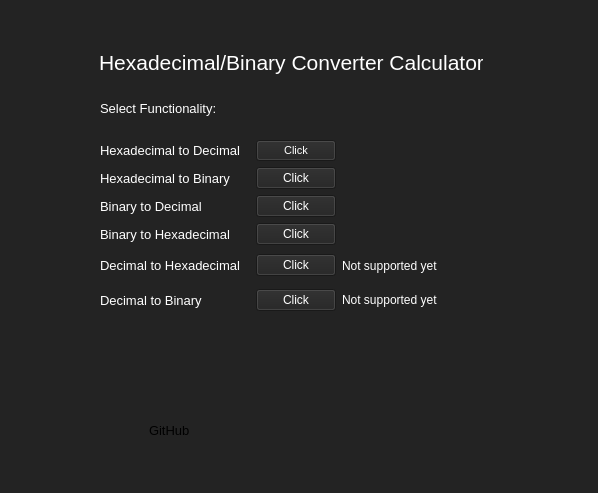
<?xml version="1.0" encoding="UTF-8"?>
<ui version="4.0">
 <class>MainWindow</class>
 <widget class="QMainWindow" name="MainWindow">
  <property name="geometry">
   <rect>
    <x>0</x>
    <y>0</y>
    <width>598</width>
    <height>493</height>
   </rect>
  </property>
  <property name="windowTitle">
   <string>MainWindow</string>
  </property>
  <property name="styleSheet">
   <string notr="true">background-color: rgb(35, 35, 35);</string>
  </property>
  <widget class="QWidget" name="centralwidget">
   <widget class="QLabel" name="title">
    <property name="geometry">
     <rect>
      <x>100</x>
      <y>50</y>
      <width>383</width>
      <height>25</height>
     </rect>
    </property>
    <property name="font">
     <font>
      <pointsize>16</pointsize>
     </font>
    </property>
    <property name="autoFillBackground">
     <bool>false</bool>
    </property>
    <property name="styleSheet">
     <string notr="true">color: rgb(255, 255, 255);</string>
    </property>
    <property name="text">
     <string>Hexadecimal/Binary Converter Calculator</string>
    </property>
    <property name="scaledContents">
     <bool>true</bool>
    </property>
    <property name="alignment">
     <set>Qt::AlignCenter</set>
    </property>
   </widget>
   <widget class="QLabel" name="select_label">
    <property name="geometry">
     <rect>
      <x>100</x>
      <y>100</y>
      <width>381</width>
      <height>16</height>
     </rect>
    </property>
    <property name="font">
     <font>
      <pointsize>10</pointsize>
     </font>
    </property>
    <property name="styleSheet">
     <string notr="true">color: rgb(255, 255, 255);</string>
    </property>
    <property name="text">
     <string>Select Functionality:</string>
    </property>
   </widget>
   <widget class="QWidget" name="layoutWidget">
    <property name="geometry">
     <rect>
      <x>100</x>
      <y>410</y>
      <width>91</width>
      <height>41</height>
     </rect>
    </property>
    <layout class="QHBoxLayout" name="horizontalLayout_5">
     <item>
      <widget class="QLabel" name="gitHubIcon">
       <property name="text">
        <string/>
       </property>
      </widget>
     </item>
     <item>
      <widget class="QLabel" name="GitHub">
       <property name="font">
        <font>
         <pointsize>10</pointsize>
        </font>
       </property>
       <property name="text">
        <string>GitHub</string>
       </property>
      </widget>
     </item>
    </layout>
   </widget>
   <widget class="QWidget" name="">
    <property name="geometry">
     <rect>
      <x>100</x>
      <y>140</y>
      <width>338</width>
      <height>174</height>
     </rect>
    </property>
    <layout class="QVBoxLayout" name="verticalLayout_3">
     <item>
      <layout class="QVBoxLayout" name="verticalLayout_2">
       <item>
        <layout class="QVBoxLayout" name="verticalLayout">
         <item>
          <layout class="QHBoxLayout" name="horizontalLayout">
           <item>
            <widget class="QLabel" name="hexToDec_label">
             <property name="sizePolicy">
              <sizepolicy hsizetype="Preferred" vsizetype="Preferred">
               <horstretch>0</horstretch>
               <verstretch>0</verstretch>
              </sizepolicy>
             </property>
             <property name="font">
              <font>
               <pointsize>10</pointsize>
              </font>
             </property>
             <property name="styleSheet">
              <string notr="true">color: rgb(255, 255, 255);</string>
             </property>
             <property name="text">
              <string>Hexadecimal to Decimal</string>
             </property>
            </widget>
           </item>
           <item>
            <widget class="QPushButton" name="hexToDec_Button">
             <property name="sizePolicy">
              <sizepolicy hsizetype="Fixed" vsizetype="Fixed">
               <horstretch>0</horstretch>
               <verstretch>0</verstretch>
              </sizepolicy>
             </property>
             <property name="font">
              <font>
               <pointsize>8</pointsize>
              </font>
             </property>
             <property name="styleSheet">
              <string notr="true">color: rgb(255, 255, 255);</string>
             </property>
             <property name="text">
              <string>Click</string>
             </property>
            </widget>
           </item>
           <item>
            <spacer name="horizontalSpacer">
             <property name="orientation">
              <enum>Qt::Horizontal</enum>
             </property>
             <property name="sizeType">
              <enum>QSizePolicy::Fixed</enum>
             </property>
             <property name="sizeHint" stdset="0">
              <size>
               <width>102</width>
               <height>20</height>
              </size>
             </property>
            </spacer>
           </item>
          </layout>
         </item>
         <item>
          <layout class="QHBoxLayout" name="horizontalLayout_7">
           <item>
            <widget class="QLabel" name="hexToBin_label">
             <property name="font">
              <font>
               <pointsize>10</pointsize>
              </font>
             </property>
             <property name="styleSheet">
              <string notr="true">color: rgb(255, 255, 255);</string>
             </property>
             <property name="text">
              <string>Hexadecimal to Binary</string>
             </property>
            </widget>
           </item>
           <item>
            <widget class="QPushButton" name="hexToBin_button">
             <property name="sizePolicy">
              <sizepolicy hsizetype="Fixed" vsizetype="Fixed">
               <horstretch>0</horstretch>
               <verstretch>0</verstretch>
              </sizepolicy>
             </property>
             <property name="styleSheet">
              <string notr="true">color: rgb(255, 255, 255);</string>
             </property>
             <property name="text">
              <string>Click</string>
             </property>
            </widget>
           </item>
           <item>
            <spacer name="horizontalSpacer_4">
             <property name="orientation">
              <enum>Qt::Horizontal</enum>
             </property>
             <property name="sizeType">
              <enum>QSizePolicy::Fixed</enum>
             </property>
             <property name="sizeHint" stdset="0">
              <size>
               <width>102</width>
               <height>20</height>
              </size>
             </property>
            </spacer>
           </item>
          </layout>
         </item>
         <item>
          <layout class="QHBoxLayout" name="horizontalLayout_2">
           <item>
            <widget class="QLabel" name="binToDec_label">
             <property name="font">
              <font>
               <pointsize>10</pointsize>
              </font>
             </property>
             <property name="styleSheet">
              <string notr="true">color: rgb(255, 255, 255);</string>
             </property>
             <property name="text">
              <string>Binary to Decimal</string>
             </property>
            </widget>
           </item>
           <item>
            <widget class="QPushButton" name="binToDec_button">
             <property name="enabled">
              <bool>true</bool>
             </property>
             <property name="sizePolicy">
              <sizepolicy hsizetype="Fixed" vsizetype="Fixed">
               <horstretch>0</horstretch>
               <verstretch>0</verstretch>
              </sizepolicy>
             </property>
             <property name="styleSheet">
              <string notr="true">color: rgb(255, 255, 255);</string>
             </property>
             <property name="text">
              <string>Click</string>
             </property>
            </widget>
           </item>
           <item>
            <spacer name="horizontalSpacer_3">
             <property name="orientation">
              <enum>Qt::Horizontal</enum>
             </property>
             <property name="sizeType">
              <enum>QSizePolicy::Fixed</enum>
             </property>
             <property name="sizeHint" stdset="0">
              <size>
               <width>102</width>
               <height>20</height>
              </size>
             </property>
            </spacer>
           </item>
          </layout>
         </item>
        </layout>
       </item>
       <item>
        <layout class="QHBoxLayout" name="horizontalLayout_6">
         <item>
          <widget class="QLabel" name="binToHex_label">
           <property name="font">
            <font>
             <pointsize>10</pointsize>
            </font>
           </property>
           <property name="styleSheet">
            <string notr="true">color: rgb(255, 255, 255);</string>
           </property>
           <property name="text">
            <string>Binary to Hexadecimal</string>
           </property>
          </widget>
         </item>
         <item>
          <widget class="QPushButton" name="binToHex_button">
           <property name="sizePolicy">
            <sizepolicy hsizetype="Fixed" vsizetype="Fixed">
             <horstretch>0</horstretch>
             <verstretch>0</verstretch>
            </sizepolicy>
           </property>
           <property name="styleSheet">
            <string notr="true">color: rgb(255, 255, 255);</string>
           </property>
           <property name="text">
            <string>Click</string>
           </property>
          </widget>
         </item>
         <item>
          <spacer name="horizontalSpacer_2">
           <property name="orientation">
            <enum>Qt::Horizontal</enum>
           </property>
           <property name="sizeType">
            <enum>QSizePolicy::Fixed</enum>
           </property>
           <property name="sizeHint" stdset="0">
            <size>
             <width>102</width>
             <height>20</height>
            </size>
           </property>
          </spacer>
         </item>
        </layout>
       </item>
       <item>
        <layout class="QHBoxLayout" name="horizontalLayout_3">
         <item>
          <widget class="QLabel" name="decToHex_label">
           <property name="font">
            <font>
             <pointsize>10</pointsize>
            </font>
           </property>
           <property name="styleSheet">
            <string notr="true">color: rgb(255, 255, 255);</string>
           </property>
           <property name="text">
            <string>Decimal to Hexadecimal</string>
           </property>
          </widget>
         </item>
         <item>
          <widget class="QPushButton" name="decToHex_button">
           <property name="sizePolicy">
            <sizepolicy hsizetype="Fixed" vsizetype="Fixed">
             <horstretch>0</horstretch>
             <verstretch>0</verstretch>
            </sizepolicy>
           </property>
           <property name="styleSheet">
            <string notr="true">color: rgb(255, 255, 255);</string>
           </property>
           <property name="text">
            <string>Click</string>
           </property>
          </widget>
         </item>
         <item>
          <widget class="QLabel" name="label_2">
           <property name="sizePolicy">
            <sizepolicy hsizetype="Fixed" vsizetype="Preferred">
             <horstretch>0</horstretch>
             <verstretch>0</verstretch>
            </sizepolicy>
           </property>
           <property name="styleSheet">
            <string notr="true">color: rgb(255, 255, 255);</string>
           </property>
           <property name="text">
            <string>Not supported yet</string>
           </property>
          </widget>
         </item>
        </layout>
       </item>
       <item>
        <layout class="QHBoxLayout" name="horizontalLayout_4">
         <item>
          <widget class="QLabel" name="decToBin_label">
           <property name="font">
            <font>
             <pointsize>10</pointsize>
            </font>
           </property>
           <property name="styleSheet">
            <string notr="true">color: rgb(255, 255, 255);</string>
           </property>
           <property name="text">
            <string>Decimal to Binary</string>
           </property>
          </widget>
         </item>
         <item>
          <widget class="QPushButton" name="dectoBin_button">
           <property name="sizePolicy">
            <sizepolicy hsizetype="Fixed" vsizetype="Fixed">
             <horstretch>0</horstretch>
             <verstretch>0</verstretch>
            </sizepolicy>
           </property>
           <property name="styleSheet">
            <string notr="true">color: rgb(255, 255, 255);</string>
           </property>
           <property name="text">
            <string>Click</string>
           </property>
          </widget>
         </item>
         <item>
          <widget class="QLabel" name="label_3">
           <property name="sizePolicy">
            <sizepolicy hsizetype="Fixed" vsizetype="Preferred">
             <horstretch>0</horstretch>
             <verstretch>0</verstretch>
            </sizepolicy>
           </property>
           <property name="styleSheet">
            <string notr="true">color: rgb(255, 255, 255);</string>
           </property>
           <property name="text">
            <string>Not supported yet</string>
           </property>
          </widget>
         </item>
        </layout>
       </item>
      </layout>
     </item>
    </layout>
   </widget>
  </widget>
  <widget class="QMenuBar" name="menubar">
   <property name="geometry">
    <rect>
     <x>0</x>
     <y>0</y>
     <width>598</width>
     <height>20</height>
    </rect>
   </property>
  </widget>
 </widget>
 <resources/>
 <connections/>
</ui>
